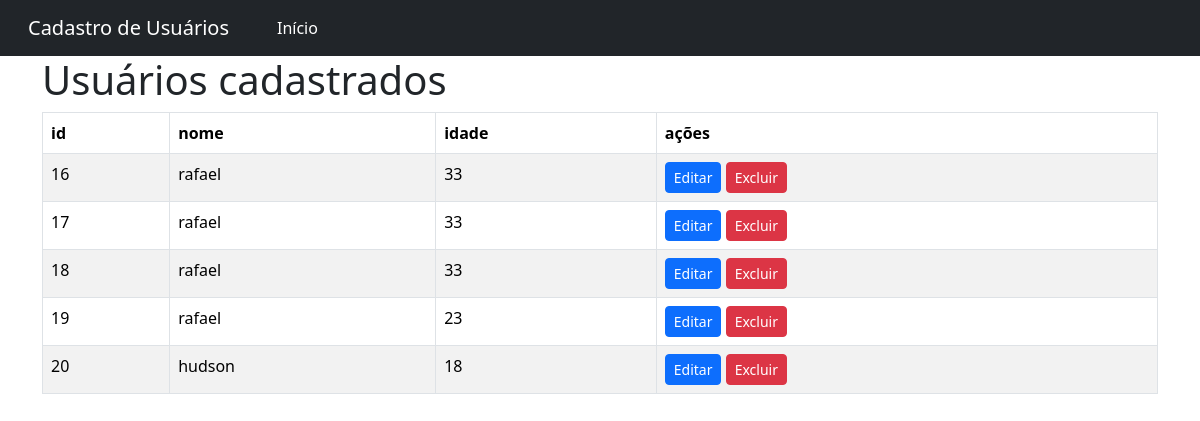
/usuarios/, run on an earlier commit of the app's database.
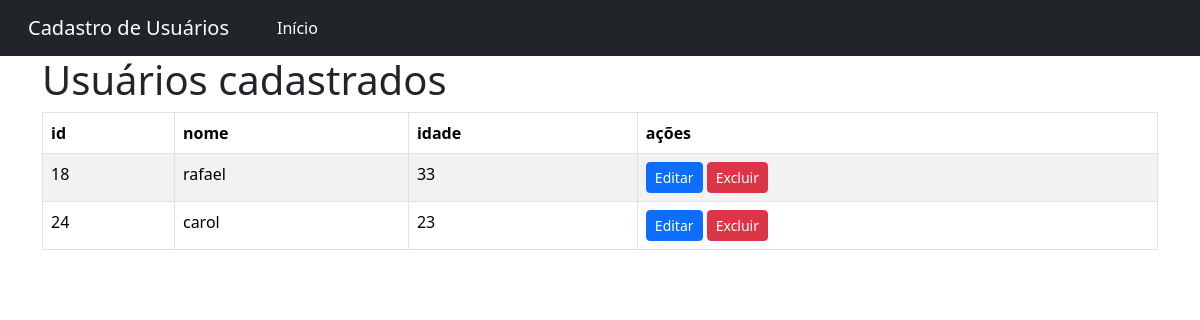
And on a later commit of the database.
### app_cad_usuarios/models.py (models this page shows)
class Usuario(models.Model):
    id_usuario = models.AutoField(primary_key=True)
    nome = models.TextField(max_length=255)
    idade = models.IntegerField()

### app_cad_usuarios/views.py (the view, shortened to what this page needs)
# urls.py: path('usuarios/',views.usuarios,name='listagem_usuarios'),
def usuarios(request):
    usuarios={
        'usuarios': Usuario.objects.all()
    }
    return render(request,'usuarios/usuarios.html',usuarios)

### app_cad_usuarios/templates/usuarios/usuarios.html (shortened to what this page needs)
{% extends 'usuarios/base.html'%}
{% block conteudo %}
<div class='container'>
    <h1>Usuários cadastrados</h1>
    <table class= 'table table-bordered table-striped'>
        <thead>
            <tr>
                <th>id</th>
                <th>nome</th>
                <th>idade</th>
                <th>ações</th>
            </tr>
        </thead>
        <tbody>
            {% for usuario in usuarios %}
            <tr>
                <td>{{usuario.id_usuario}}</td>
                <td>{{usuario.nome}}</td>
                <td>{{usuario.idade}}</td>
                <td>
                    <form action="{% url 'editar_usuario' usuario.id_usuario %}" method="post" style="display:inline;">
                        <button type="submit" class="btn btn-primary btn-sm">Editar</button>
                    </form>
                    <form action="{% url 'excluir_usuario' usuario.id_usuario %}" method="post" style="display:inline;">
                        <button type="submit" class="btn btn-danger btn-sm">Excluir</button>
                    </form>
                </td>
            </tr>
            {% endfor %}
        </tbody>
    </table>
</div>
{% endblock %}

### app_cad_usuarios/templates/usuarios/base.html (shortened to what this page needs)
<!doctype html>
<html lang="pt-br" dir="ltl">
  <head>
    <link rel="stylesheet" href="https://cdn.jsdelivr.net/npm/bootstrap@5.3.8/dist/css/bootstrap.rtl.min.css">
  </head>
<body>
<nav class="navbar navbar-expand-lg navbar-dark bg-dark">
  <div class="container-fluid">
    <a class="navbar-brand mb-0 h1" href="{% url 'home' %}">Cadastro de Usuários</a>
    <div class="collapse navbar-collapse" id="navbarNav">
      <ul class="navbar-nav ms-auto">
        <li class="nav-item">
          <a class="nav-link active" aria-current="page" href="{% url 'home' %}">Início</a>
        </li>
      </ul>
    </div>
  </div>
</nav>
    {% block conteudo %}
    {% endblock %}
  </body>
</html>

What changed in the data, as far as the page shows it:
removed Usuario: id_usuario "16", nome "rafael", idade "33"
removed Usuario: id_usuario "17", nome "rafael", idade "33"
removed Usuario: id_usuario "19", nome "rafael", idade "23"
removed Usuario: id_usuario "20", nome "hudson", idade "18"
added Usuario: id_usuario "24", nome "carol", idade "23"
